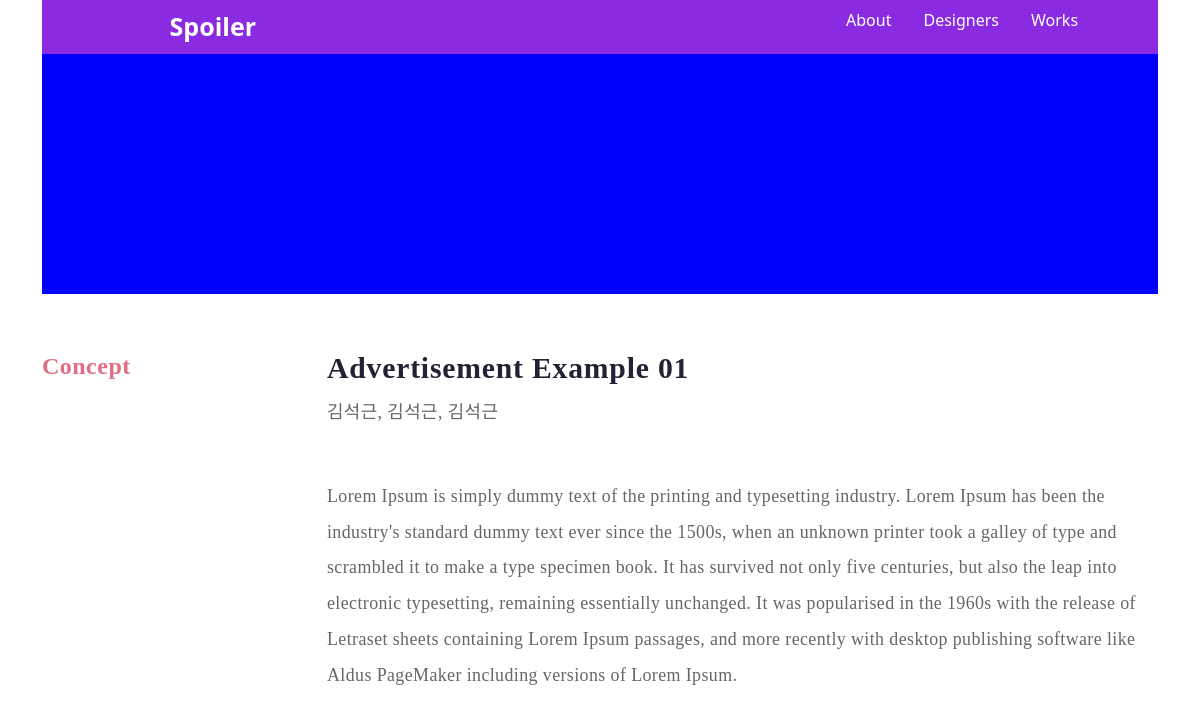
The page /work_detail/3 on the database its author committed.
### mainpage/models.py (models this page shows, shortened)
class Work(models.Model):
    title = models.CharField(max_length = 50) # 작품 제목
    artist = models.CharField(max_length= 50) # 창작자  창작자 여럿이라 외래키 뺌
    wtype = models.ForeignKey(Type, null=True, on_delete=models.CASCADE)  # 작품 타입 (Graphic, Advertise, Media)
    description = models.TextField(null=True) # 작품 설명
    thumbnail = models.ImageField(null = True, upload_to="%Y/%m/%d")  # 작품 썸네일
    pic = models.ImageField(null = True, upload_to="%Y/%m/%d")  # 작품 사진파일
    picprd = models.ImageField(null = True, blank = True, upload_to="%Y/%m/%d")  # 그래픽 전용 - 연출사진파일
    youtube = models.CharField(blank = True, null = True, max_length= 200) # 미디어 전용 - 유튜브 링크

### mainpage/views.py (the view)
# urls.py: path('work_detail/<int:pk>', views.work_detail, name = 'work_detail'),
def work_detail(request, pk): # type1 광고 디자인 ad type2 영상 애니메이션 me type3 그래픽 디자인 gr
    work = Work.objects.filter(pk=pk)
    wtypeObj = Type.objects.get(wtype = work[0].wtype)
    print(wtypeObj)
    wtypeStr = wtypeObj.wtype # ad / me / gr
    print("wtypeStr: "+wtypeStr)
    if wtypeStr == 'ad':
        return render (request, 'work_detail.html', {'work': work})
    elif wtypeStr == 'me':
        return render (request, 'work_detail2.html', {'work': work})
    elif wtypeStr == 'gr':
        return render (request, 'work_detail3.html', {'work': work})

### mainpage/models.py (called while the page is built)
    def __str__(self):
        return self.wtype

### mainpage/templates/work_detail.html (shortened to what this page needs)
{% extends 'nav.html' %}
{% block content %}
{% load static %}
{% for work in work %}
{% if work %}
<div class="row content mt-5">
    <div class="col-sm-3">
        <div class="Concept lh-lg" style="width: 5rem;">Concept</div>
    </div>
    <div class="col-sm-9">
        <div class="subtitle mb-5" style="line-height:180%;">{{ work.title }}<br><p class="h6 subcontent">{{ work.artist }}</p></div>
        <div class=""><span class="subcontent">{{ work.description }}</span></div>
    </div>
</div>
<div style="height: 5rem;"></div>
{% endif %}
{% endfor %}
{% endblock %}

### mainpage/templates/work_detail.html (style rules this page uses)
.content { font-size: calc(0.3rem + 0.8vw); }
.Concept { font-family: NotoSansCJKkr; font-size: 1.5rem; font-weight: 900; font-stretch: normal; font-style: normal; line-height: normal; letter-spacing: 0.03rem; color: #e26e84; }
.subtitle { font-family: NotoSansCJKkr; font-size: calc(19.2px + 0.875vw); font-weight: bold; font-stretch: normal; font-style: normal; line-height: normal; letter-spacing: 0.05rem; color: #222234; }
.subcontent { font-family: NotoSansCJKkr; font-size: 1.12rem; font-weight: normal; font-stretch: normal; font-style: normal; line-height: 2; letter-spacing: 0.025rem; color: #666; }

### rows shown on the page
Work: title "Advertisement Example 01", artist "김석근, 김석근, 김석근", description "Lorem Ipsum is simply dummy text of the printing and typesetting industry. Lorem Ipsum has been the industry's standard dummy text ever since the 1500s, when an unknown printer took a galley of type and scrambled it to make a type specimen book. It has survived not only five centuries, but also the leap into electronic typesetting, remaining essentially unchanged. It was popularised in the 1960s with the release of Letraset sheets containing Lorem Ipsum passages, and more recently with desktop publishing software like Aldus PageMaker including versions of Lorem Ipsum."
